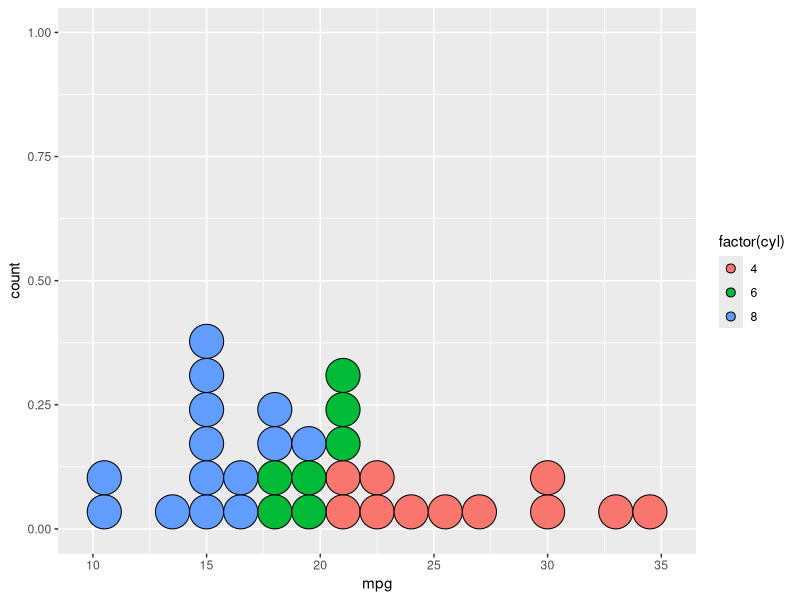

The R script that drew this image:
library(ggplot2)
g<-ggplot(mtcars, aes(x = mpg, fill = factor(cyl)))
g+geom_dotplot(stackgroups = TRUE, binwidth = 1.5, binpositions = "all", method="histodot")
